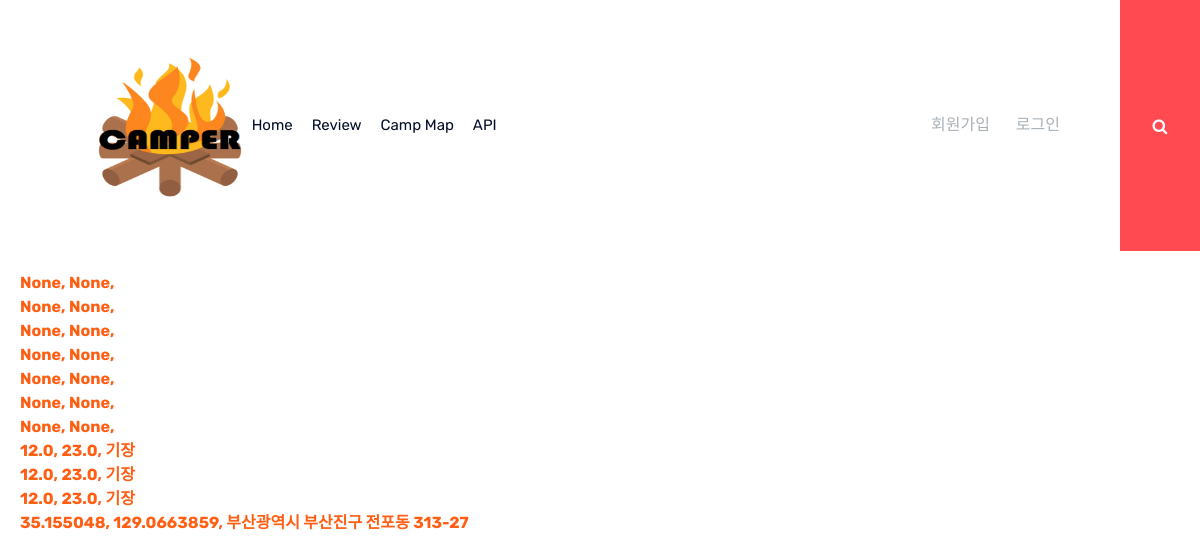
Screenshot of /map/ with the database file from the repository.
### board/models.py (models this page shows, shortened)
class Post(models.Model):
    author = models.ForeignKey(settings.AUTH_USER_MODEL,
                               on_delete=models.CASCADE,
                               null=True,
                               related_name="created_posts")
    title = models.CharField("제목", max_length=50)
    camp_type_choice = (
		('백패킹', 'back'),
        ('차박', 'car'),
        ('오토캠핑', 'auto'))
    camp_type = models.CharField("캠프 타입", max_length=20, choices=camp_type_choice)
    desc = models.TextField("내용")     #사진 포함. photo = models.ImageField("사진", blank=True)
    position_latitude = models.FloatField("위도", null=True, blank=True, default=None)
    position_longitude= models.FloatField("경도", null=True, blank=True, default=None)
    address=models.CharField("주소", max_length=200,default = '')
    facility_toilet = models.BooleanField("화장실", default=False)
    facility_showerroom = models.BooleanField("샤워실",default=False)
    facility_cookroom = models.BooleanField("취사장", default=False)
    facility_store = models.BooleanField("매점", default=False)
    facility_electric = models.BooleanField("전기시설", default=False)
    facility_water_sewage = models.BooleanField("상하수시설", default=False)
    facility_fire = models.BooleanField("화재관련시설", default=False)
    capacity = models.FloatField("야영 가능한 사이트 수", null=True, blank=True, default=None)
    price_min=models.FloatField("최소이용가격", null=True, blank=True, default=None)
    price_max=models.FloatField("최대이용가격", null=True, blank=True, default=None)
    like = models.ManyToManyField(settings.AUTH_USER_MODEL,
                                  related_name="liked_posts")
    create_at = models.DateTimeField('처음작성시각', default=timezone.now)

### mapfunction/views.py (the view)
# urls.py: path('', index, name="index"),
def index(request):
    context = {}
    temp_profile = Faker('ko_KR')
    context= {'boards': Post.objects.all()}
    return render(request, 'map.html',context)

### mapfunction/templates/map.html (shortened to what this page needs)
{% extends 'header.html' %}
{% load static %}
{% block extrahead %}
<link rel="stylesheet" href="{% static 'css/write.css' %}" type="text/css" />
{% endblock %}
{% block content %}
<body>
    <div class="contianer">
        <div class="row">
            <div id="map" style="width:100%;height:400px;">
    <div>
        {%for i in boards%}
        <b>{{i.position_latitude}}, {{i.position_longitude}}, {{i.address}}</b>
        <br>
        {%endfor%}
    </div>
    </div>
    </div>
</body>
</html>
{%endblock%}

### board/static/css/write.css (style rules this page uses)
.row { margin: 20px; }

### rows the page displays
Post: position_latitude "None", position_longitude "None"
Post: position_latitude "None", position_longitude "None"
Post: position_latitude "None", position_longitude "None"
Post: position_latitude "None", position_longitude "None"
Post: position_latitude "None", position_longitude "None"
Post: position_latitude "None", position_longitude "None"
Post: position_latitude "None", position_longitude "None"
Post: position_latitude "12.0", position_longitude "23.0", address "기장"
Post: position_latitude "12.0", position_longitude "23.0", address "기장"
Post: position_latitude "12.0", position_longitude "23.0", address "기장"
Post: position_latitude "35.155048", position_longitude "129.0663859", address "부산광역시 부산진구 전포동 313-27"
